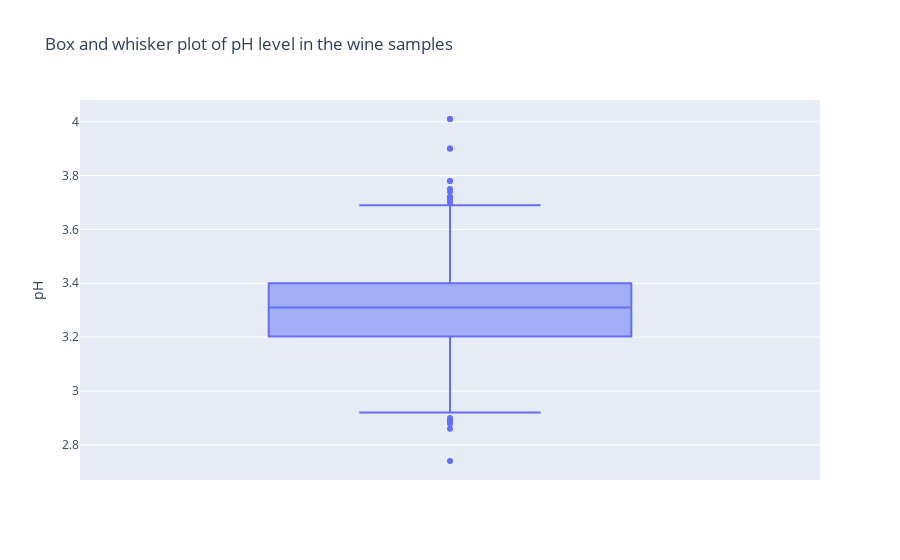

The code cell stored with this chart in its notebook:
### Code cell
fig = px.box(wine_dataset, y='pH', title='Box and whisker plot of pH level in the wine samples')
fig.show()

### Figure 1 — Plotly figure (JSON) as saved in the notebook; plotly's stock layout.template omitted (floating-point values rounded to 4 significant figures; data arrays with more than 128 entries replaced by an {"elided": "..."} marker saying what was removed)
{"data": [{"alignmentgroup": "True", "hovertemplate": "pH=%{y}<extra></extra>", "legendgroup": "", "marker": {"color": "#636efa"}, "name": "", "notched": false, "offsetgroup": "", "orientation": "v", "showlegend": false, "type": "box", "x0": " ", "xaxis": "x", "y": {"elided": "1143 float values"}, "y0": " ", "yaxis": "y"}], "layout": {"boxmode": "group", "legend": {"tracegroupgap": 0}, "title": {"text": "Box and whisker plot of pH level in the wine samples"}, "xaxis": {"anchor": "y", "domain": [0, 1]}, "yaxis": {"anchor": "x", "domain": [0, 1], "title": {"text": "pH"}}}}
